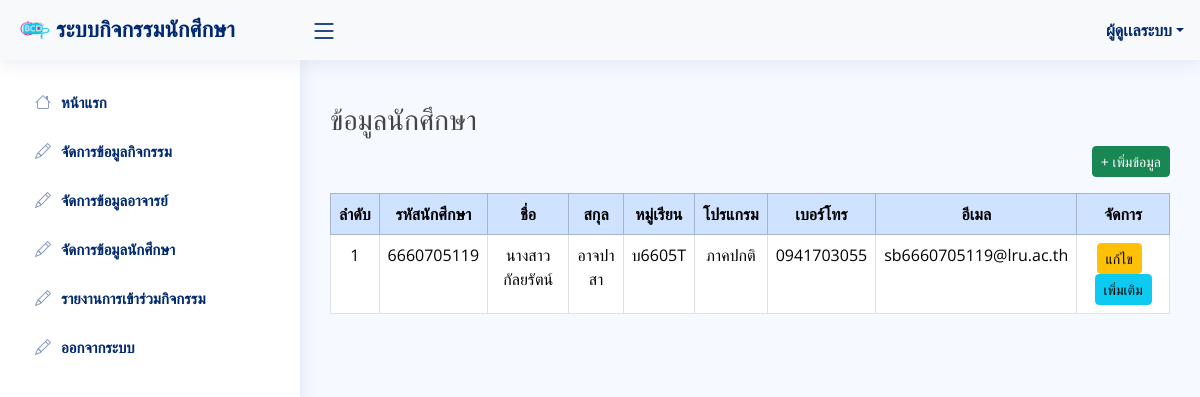
/ad/Mgstudent.php, run on an earlier commit of the app's database.
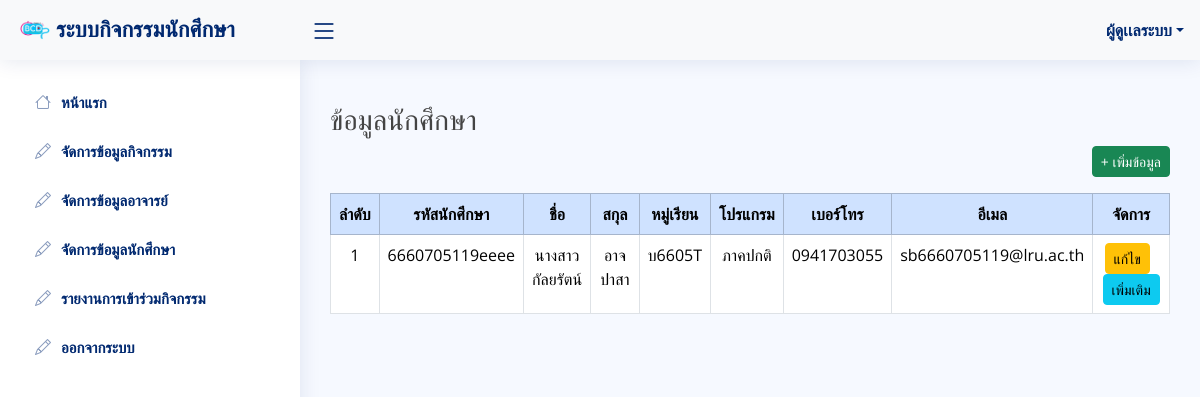
And on a later commit of the database.
### tables this page shows
CREATE TABLE `tbl_std` (
  `std_id` int(11) NOT NULL,
  `std_code` varchar(50) DEFAULT NULL COMMENT 'รหัสนศ.',
  `std_group` varchar(20) NOT NULL COMMENT 'หมู่เรียน',
  `std_program` varchar(100) NOT NULL COMMENT 'ภาคปกติ ภาคพิเศษ',
  `std_prefix` varchar(50) NOT NULL COMMENT 'คำนำหน้า',
  `std_name` varchar(100) NOT NULL COMMENT 'ชื่อ',
  `std_lastname` varchar(100) NOT NULL COMMENT 'นามสกุล',
  `std_phone` varchar(10) NOT NULL COMMENT 'เบอร์โทร',
  `std_email` varchar(50) NOT NULL COMMENT 'อีเมล์',
  `std_pass` varchar(50) NOT NULL,
  `std_delete` int(1) DEFAULT NULL COMMENT '1 ลบ'
);

### ad/Mgstudent.php (the view, shortened to what this page needs)
<!DOCTYPE html>
<html lang="en">
<?php require_once("./head.php") ?>
<body>
    <?php require_once("./header.php") ?>
    <main id="main" class="main">
        <div class="row">
            <div class="col-12">
                <h3 class="h3-header">
                    ข้อมูลนักศึกษา
                </h3>
            </div>
            <div class="col-12 d-flex justify-content-between mb-3">
                <a href="#" class="btn btn-success btn-sm" data-bs-toggle="modal" data-bs-target="#modal_add_student"> + เพิ่มข้อมูล</a>
            </div>
            <div class="col-12">
                <table class="table table-bordered">
                    <thead>
                        <tr class="table-primary">
                            <th class="text-center">ลำดับ</th>
                            <th class="text-center">รหัสนักศึกษา</th>
                            <th class="text-center">ชื่อ</th>
                            <th class="text-center">สกุล</th>
                            <th class="text-center">หมู่เรียน</th>
                            <th class="text-center">โปรแกรม</th>
                            <th class="text-center">เบอร์โทร</th>
                            <th class="text-center">อีเมล</th>
                            <th class="text-center">จัดการ</th>
                        </tr>
                    </thead>
                    <tbody>
                        <?php
                        $result = $conn->query("SELECT* FROM tbl_std WHERE std_delete IS NULL  ORDER BY `std_code` ASC ", PDO::FETCH_OBJ)->fetchAll(PDO::FETCH_OBJ);
                        foreach ($result as $key => $row) :
                        ?>
                            <tr>
                                <td class="text-center"><?= $key + 1; ?></td>
                                <td class="text-center"><?= $row->std_code; ?></td>
                                <td class="text-center"><?= $row->std_prefix . " " . $row->std_name; ?></td>
                                <td class="text-center"><?= $row->std_lastname; ?></td>
                                <td class="text-center"><?= $row->std_group ?></td>
                                <td class="text-center"><?= $row->std_program; ?></td>
                                <td class="text-center"><?= $row->std_phone; ?></td>
                                <td class="text-center"><?= $row->std_email ?></td>
                                <td class="text-center">
                                    <a href="#" class="btn btn-warning btn-sm me-2 " data-bs-toggle="modal" data-bs-target="#modal_edit_student-<?= $row->std_id; ?>">แก้ไข</a>
                                    <a href="./MgstudentDetail.php?std_id=<?= $row->std_id; ?>" class="btn btn-info btn-sm">เพิ่มเติม</a>
                                </td>
                            </tr>
                        <?php endforeach; ?>
                    </tbody>
                </table>
            </div>
        </div>
    </main>
</body>
</html>

What changed in the data, as far as the page shows it:
changed tbl_std "นางสาว": std_code "6660705119" → "6660705119eeee"
